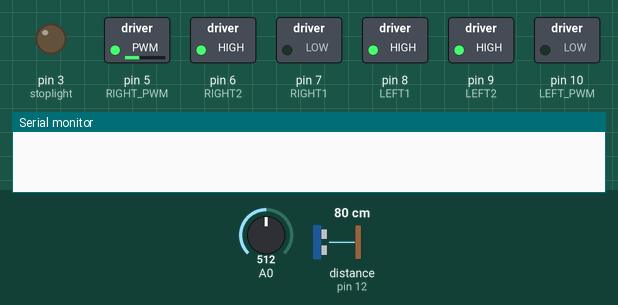
Simulated run of this sketch. Board: Arduino Uno, built with avr-gcc and run on an emulated ATmega328P. On the bench: switched loads named in the sketch (green lamp = pin HIGH), output pins drawn as LEDs (lit = HIGH), the last lines printed to the serial monitor. Wiring (inferred from the names in the program): ultrasonic range finder: trigger pin 11; echo pin 12. Dashed ring = blinking. The inputs (shaded band) are chosen by the test bench; at power-on: A0 = 512, distance to the obstacle (sensor on pin 12) 80 cm. The echo pulse lasts 58.3 µs per cm; pins used as bus, display or sensor lines are not drawn.

Above: at 1.2 s.
1.3 s: A0 set to 140
At 4.0 s:
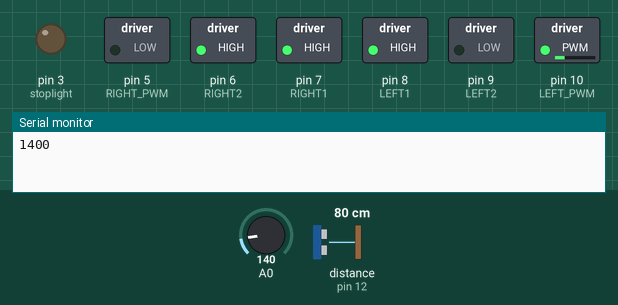
4.3 s: distance to the obstacle (sensor on pin 12) set to 13 cm
5.9 s: distance to the obstacle (sensor on pin 12) set to 10 cm
At 6.09 s:
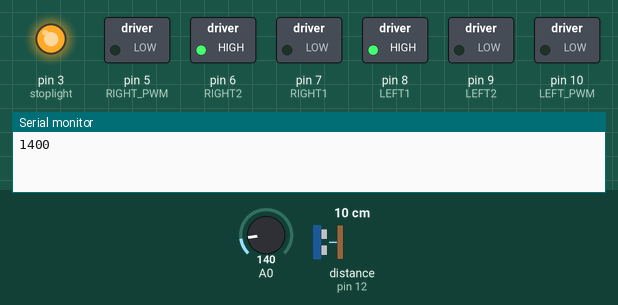
8.9 s: A0 set to 164
At 9.02 s:
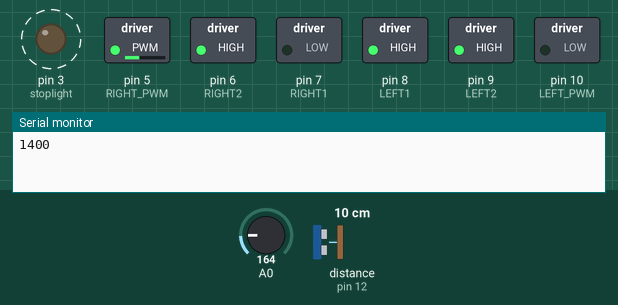
11.9 s: A0 set to 122
At 12.5 s:
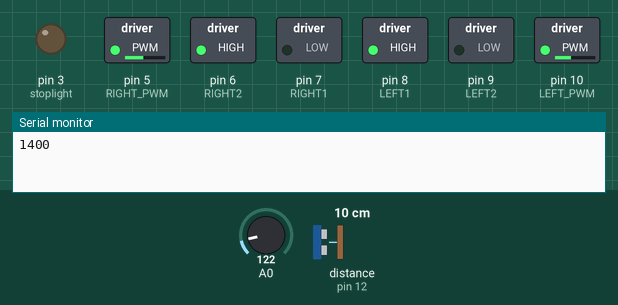
14.9 s: A0 set to 160
At 16.16 s:
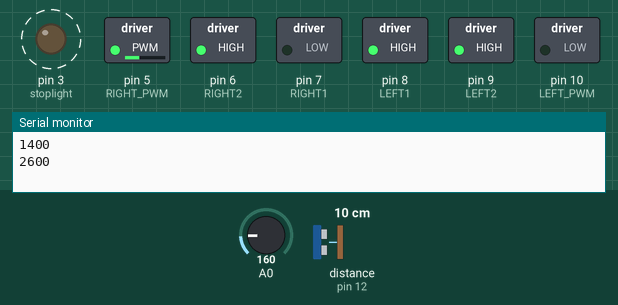
Timing chart, 0 to 18.9 s (numbered marks = the images above; inputs shaded):
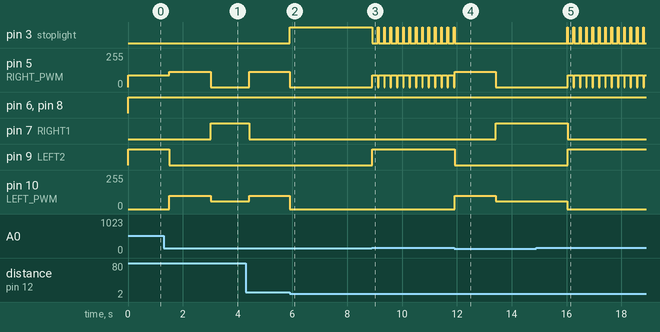

Measured:
- the behaviour switches between 12 and 11 cm on distance to the obstacle (sensor on pin 12) (found by bisection; images 1 and 2)
- the behaviour switches between 150 and 151 on A0 (found by bisection; images 2 and 3)
- after the input at 1.3 s, pin 5 (RIGHT_PWM): 90/255 → 115/255 after 0.21 s, → 0/255 1.5 s later; pin 7 (RIGHT1): LOW → HIGH after 1.7 s; pin 9 (LEFT2): HIGH → LOW after 0.21 s; pin 10 (LEFT_PWM): 0/255 → 100/255 after 0.21 s, → 60/255 1.5 s later
- after the input at 5.9 s, pin 3 (stoplight): LOW → HIGH at once; pin 5 (RIGHT_PWM): 115/255 → 0/255 at once; pin 10 (LEFT_PWM): 100/255 → 0/255 at once
- after the input at 8.9 s, pin 3 (stoplight): alternates HIGH for 0.03 s and LOW for 0.20 s, starting at once; pin 5 (RIGHT_PWM): alternates 90/255 for 0.20 s and 0/255 for 0.03 s, starting at once; pin 9 (LEFT2): LOW → HIGH at once
- after the input at 11.9 s, pin 3 (stoplight): goes on until 11.9 s, then stays LOW; pin 7 (RIGHT1): LOW → HIGH after 1.5 s; pin 9 (LEFT2): HIGH → LOW at once; pin 10 (LEFT_PWM): 0/255 → 100/255 at once, → 60/255 1.5 s later
- after the input at 14.9 s, pin 5 (RIGHT_PWM): alternates 90/255 for 0.20 s and 0/255 for 0.03 s, starting after 1.2 s; pin 9 (LEFT2): LOW → HIGH after 1.2 s

The sketch:

sketch_may2a.ino
```cpp
const byte stoplight=3;  //IN2

// 左馬達控制設定
const byte LEFT1 = 8;  //IN1
const byte LEFT2 = 9;  //IN2
const byte LEFT_PWM = 10;

// 右馬達控制設定
const byte RIGHT1 = 7;  //IN3
const byte RIGHT2 = 6;  //IN4
const byte RIGHT_PWM = 5;

int trigPin = 11;    // 超音波感測器 Trig腳接 Arduino pin 11
int echoPin = 12;
long duration, cm ;

// 設定PWM輸出值（代表的是車子的速度）
byte motorSpeed = 100;

void forward() {  // 前進
  //左輪
  digitalWrite(LEFT1, HIGH);
  digitalWrite(LEFT2, LOW);
  analogWrite(LEFT_PWM, motorSpeed);

  //右輪。因在小車上馬達安裝方向左右兩個是相反的，所以另一隻馬達的設定要相反，兩輪才能配合。）
  digitalWrite(RIGHT1, LOW);
  digitalWrite(RIGHT2, HIGH);

  analogWrite(RIGHT_PWM, motorSpeed+15);
  digitalWrite(stoplight, LOW);

}

void backward() { // 後退
  digitalWrite(LEFT1, LOW);
  digitalWrite(LEFT2, HIGH);
  analogWrite(LEFT_PWM, motorSpeed);

  digitalWrite(RIGHT1, HIGH);
  digitalWrite(RIGHT2, LOW);
  analogWrite(RIGHT_PWM, motorSpeed);
}

void turnLeft(int cm) { // 左轉
  //左輪不動，右輪動（速度為0）

  analogWrite(LEFT_PWM, 0);
  digitalWrite(LEFT2, HIGH);

  digitalWrite(RIGHT1, LOW);
  digitalWrite(RIGHT2, HIGH);
  analogWrite(RIGHT_PWM, motorSpeed-10);
  if (cm <= 5) {
    stopMotor();
    delay (20);
   }
}

void turnRight(int cm) {  // 右轉
  //右輪不動，左輪動（速度為0）
  analogWrite(LEFT_PWM, motorSpeed-40);
  digitalWrite(RIGHT1, HIGH);

  digitalWrite(LEFT1, HIGH);
  digitalWrite(LEFT2, LOW);


  analogWrite(RIGHT_PWM, 0);
  if (cm <= 5) {
    stopMotor();
    delay (20);
   }
}

void stopMotor() {  //停止，兩輪速度為0
  digitalWrite(stoplight, HIGH);
  analogWrite(LEFT_PWM, 0);
  analogWrite(RIGHT_PWM, 0);
}

void setup() {
  //設定每一個PIN的模式
  pinMode(LEFT1, OUTPUT);
  pinMode(LEFT2, OUTPUT);
  pinMode(LEFT_PWM, OUTPUT);
  pinMode(RIGHT1, OUTPUT);
  pinMode(RIGHT2, OUTPUT);
  pinMode(RIGHT_PWM, OUTPUT);
  Serial.begin (9600);           //設定序列埠監控視窗 (Serial Monitor) 和 Arduino資料傳輸速率為 9600 bps (Bits Per Second)
  pinMode(trigPin, OUTPUT);      //Arduino 對外啟動距離感測器Trig腳，射出超音波
  pinMode(echoPin, INPUT);
  pinMode(stoplight, OUTPUT);  //超音波被障礙物反射後，Arduino讀取感測器Echo腳的時間差
}

long time = 0;
long stop = 0;

void loop() {
  //本範例會讓車子向前、向後、向左、向右、停止，各2秒，然後不斷重複
  forward();
  digitalWrite(trigPin, LOW);
  delayMicroseconds(5);
  digitalWrite(trigPin, HIGH);
  delayMicroseconds(10);
  digitalWrite(trigPin, LOW);
  pinMode(echoPin, INPUT);
  duration = pulseIn(echoPin, HIGH);
  cm = (duration/2) / 29.1;


  int sensorValue = analogRead(A0);

  if(sensorValue > 150){
    turnLeft(cm);
    delay(200);
    time += 200;
  }
  if(sensorValue < 150 && time != 0){
    forward();
    delay(1500);
    Serial.println(time);
    turnRight(cm);
    delay(time);
    time = 0;
  }
  if(cm <= 10){
    stopMotor();

    delay(20);
  }
  delay(10);
}
```
